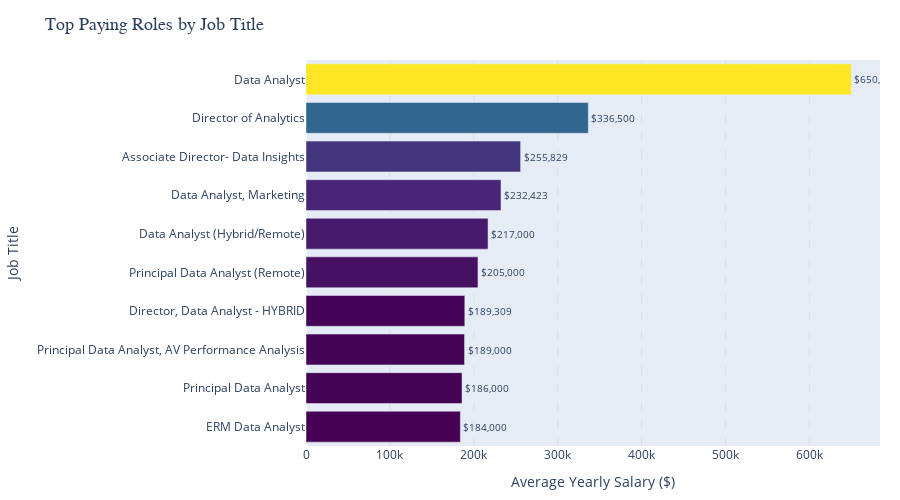

The cell this chart's notebook holds for it:
### Code cell
import pandas as pd
import seaborn as sns

import matplotlib.pyplot as plt

# Convert the JSON data to a DataFrame
jobs_list = [
  {
    "job_id": 226942,
    "company_name": "Mantys",
    "job_title": "Data Analyst",
    "job_location": "Anywhere",
    "job_schedule_type": "Full-time",
    "salary_year_avg": "650000.0",
    "job_posted_date": "2023-02-20 15:13:33"
  },
  {
    "job_id": 547382,
    "company_name": "Meta",
    "job_title": "Director of Analytics",
    "job_location": "Anywhere",
    "job_schedule_type": "Full-time",
    "salary_year_avg": "336500.0",
    "job_posted_date": "2023-08-23 12:04:42"
  },
  {
    "job_id": 552322,
    "company_name": "AT&T",
    "job_title": "Associate Director- Data Insights",
    "job_location": "Anywhere",
    "job_schedule_type": "Full-time",
    "salary_year_avg": "255829.5",
    "job_posted_date": "2023-06-18 16:03:12"
  },
  {
    "job_id": 99305,
    "company_name": "Pinterest Job Advertisements",
    "job_title": "Data Analyst, Marketing",
    "job_location": "Anywhere",
    "job_schedule_type": "Full-time",
    "salary_year_avg": "232423.0",
    "job_posted_date": "2023-12-05 20:00:40"
  },
  {
    "job_id": 1021647,
    "company_name": "Uclahealthcareers",
    "job_title": "Data Analyst (Hybrid/Remote)",
    "job_location": "Anywhere",
    "job_schedule_type": "Full-time",
    "salary_year_avg": "217000.0",
    "job_posted_date": "2023-01-17 00:17:23"
  },
  {
    "job_id": 168310,
    "company_name": "SmartAsset",
    "job_title": "Principal Data Analyst (Remote)",
    "job_location": "Anywhere",
    "job_schedule_type": "Full-time",
    "salary_year_avg": "205000.0",
    "job_posted_date": "2023-08-09 11:00:01"
  },
  {
    "job_id": 731368,
    "company_name": "Inclusively",
    "job_title": "Director, Data Analyst - HYBRID",
    "job_location": "Anywhere",
    "job_schedule_type": "Full-time",
    "salary_year_avg": "189309.0",
    "job_posted_date": "2023-12-07 15:00:13"
  },
  {
    "job_id": 310660,
    "company_name": "Motional",
    "job_title": "Principal Data Analyst, AV Performance Analysis",
    "job_location": "Anywhere",
    "job_schedule_type": "Full-time",
    "salary_year_avg": "189000.0",
    "job_posted_date": "2023-01-05 00:00:25"
  },
  {
    "job_id": 1749593,
    "company_name": "SmartAsset",
    "job_title": "Principal Data Analyst",
    "job_location": "Anywhere",
    "job_schedule_type": "Full-time",
    "salary_year_avg": "186000.0",
    "job_posted_date": "2023-07-11 16:00:05"
  },
  {
    "job_id": 387860,
    "company_name": "Get It Recruit - Information Technology",
    "job_title": "ERM Data Analyst",
    "job_location": "Anywhere",
    "job_schedule_type": "Full-time",
    "salary_year_avg": "184000.0",
    "job_posted_date": "2023-06-09 08:01:04"
  }
]
df = pd.DataFrame(jobs_list)

# Convert salary to numeric
df['salary_year_avg'] = pd.to_numeric(df['salary_year_avg'])

# Sort by salary (descending)
df_sorted = df.sort_values('salary_year_avg', ascending=False)

# Import plotly
import plotly.express as px

# Create an interactive horizontal bar chart with Plotly
fig = px.bar(
  df_sorted,
  x='salary_year_avg',
  y='job_title',
  orientation='h',
  labels={'salary_year_avg': 'Average Yearly Salary ($)', 'job_title': 'Job Title'},
  title='Top Paying Roles by Job Title',
  color='salary_year_avg',
  color_continuous_scale='viridis',
  text=df_sorted['salary_year_avg'].apply(lambda x: f'${int(x):,}')
)

# Customize the layout
fig.update_layout(
  title_font=dict(size=18, family="Arial, bold"),
  xaxis=dict(
    title_font=dict(size=14),
    gridcolor='lightgray',
    gridwidth=0.5,
    griddash='dash'
  ),
  yaxis=dict(
    title_font=dict(size=14),
    autorange="reversed"  # To match the ordering
  ),
  coloraxis_showscale=False,  # Hide the color scale
  height=500,
  width=900,
  margin=dict(l=20, r=20, t=60, b=20)
)

# Adjust text position
fig.update_traces(
  textposition='outside',
  textfont=dict(size=10)
)

# Show the plot
fig.show()

### Figure 1 — Plotly figure (JSON) as saved in the notebook; plotly's stock layout.template omitted (floating-point values rounded to 4 significant figures)
{"data": [{"alignmentgroup": "True", "hovertemplate": "Average Yearly Salary ($)=%{marker.color}<br>Job Title=%{y}<br>text=%{text}<extra></extra>", "legendgroup": "", "marker": {"color": [650000, 336500, 255800.0, 232423, 217000, 205000, 189309, 189000, 186000, 184000], "coloraxis": "coloraxis", "pattern": {"shape": ""}}, "name": "", "offsetgroup": "", "orientation": "h", "showlegend": false, "text": ["$650,000", "$336,500", "$255,829", "$232,423", "$217,000", "$205,000", "$189,309", "$189,000", "$186,000", "$184,000"], "textfont": {"size": 10}, "textposition": "outside", "type": "bar", "x": [650000, 336500, 255800.0, 232423, 217000, 205000, 189309, 189000, 186000, 184000], "xaxis": "x", "y": ["Data Analyst", "Director of Analytics", "Associate Director- Data Insights", "Data Analyst, Marketing", "Data Analyst (Hybrid/Remote)", "Principal Data Analyst (Remote)", "Director, Data Analyst - HYBRID", "Principal Data Analyst, AV Performance Analysis", "Principal Data Analyst", "ERM Data Analyst"], "yaxis": "y"}], "layout": {"barmode": "relative", "coloraxis": {"colorbar": {"title": {"text": "Average Yearly Salary ($)"}}, "colorscale": [[0, "#440154"], [0.1111, "#482878"], [0.2222, "#3e4989"], [0.3333, "#31688e"], [0.4444, "#26828e"], [0.5556, "#1f9e89"], [0.6667, "#35b779"], [0.7778, "#6ece58"], [0.8889, "#b5de2b"], [1, "#fde725"]], "showscale": false}, "height": 500, "legend": {"tracegroupgap": 0}, "margin": {"b": 20, "l": 20, "r": 20, "t": 60}, "title": {"font": {"family": "Arial, bold", "size": 18}, "text": "Top Paying Roles by Job Title"}, "width": 900, "xaxis": {"anchor": "y", "domain": [0, 1], "gridcolor": "lightgray", "griddash": "dash", "gridwidth": 0.5, "title": {"font": {"size": 14}, "text": "Average Yearly Salary ($)"}}, "yaxis": {"anchor": "x", "autorange": "reversed", "domain": [0, 1], "title": {"font": {"size": 14}, "text": "Job Title"}}}}
